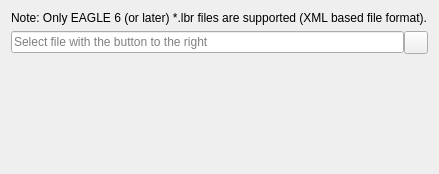
<?xml version="1.0" encoding="UTF-8"?>
<ui version="4.0">
 <class>librepcb::library::editor::EagleLibraryImportWizardPage_ChooseLibrary</class>
 <widget class="QWizardPage" name="librepcb::library::editor::EagleLibraryImportWizardPage_ChooseLibrary">
  <property name="geometry">
   <rect>
    <x>0</x>
    <y>0</y>
    <width>439</width>
    <height>174</height>
   </rect>
  </property>
  <property name="windowTitle">
   <string notr="true">Choose Library</string>
  </property>
  <property name="title">
   <string>Select Library</string>
  </property>
  <property name="subTitle">
   <string>Choose the EAGLE library file to import.</string>
  </property>
  <layout class="QVBoxLayout" name="verticalLayout" stretch="0,0,0">
   <item>
    <widget class="QLabel" name="label_6">
     <property name="text">
      <string>Note: Only EAGLE 6 (or later) *.lbr files are supported (XML based file format).</string>
     </property>
     <property name="wordWrap">
      <bool>true</bool>
     </property>
    </widget>
   </item>
   <item>
    <layout class="QHBoxLayout" name="horizontalLayout_2">
     <property name="spacing">
      <number>0</number>
     </property>
     <item>
      <widget class="QLineEdit" name="edtFilePath">
       <property name="maxLength">
        <number>500</number>
       </property>
       <property name="placeholderText">
        <string>Select file with the button to the right</string>
       </property>
      </widget>
     </item>
     <item>
      <widget class="QToolButton" name="btnChooseFilePath">
       <property name="text">
        <string notr="true"/>
       </property>
       <property name="icon">
        <iconset>
         <normaloff>:/img/actions/search.png</normaloff>:/img/actions/search.png</iconset>
       </property>
      </widget>
     </item>
    </layout>
   </item>
   <item>
    <widget class="QScrollArea" name="sclMessages">
     <property name="focusPolicy">
      <enum>Qt::NoFocus</enum>
     </property>
     <property name="frameShape">
      <enum>QFrame::NoFrame</enum>
     </property>
     <property name="frameShadow">
      <enum>QFrame::Plain</enum>
     </property>
     <property name="widgetResizable">
      <bool>true</bool>
     </property>
     <widget class="QWidget" name="scrollAreaWidgetContents">
      <property name="geometry">
       <rect>
        <x>0</x>
        <y>0</y>
        <width>421</width>
        <height>86</height>
       </rect>
      </property>
      <layout class="QVBoxLayout" name="verticalLayout_2">
       <property name="spacing">
        <number>0</number>
       </property>
       <property name="leftMargin">
        <number>0</number>
       </property>
       <property name="topMargin">
        <number>0</number>
       </property>
       <property name="rightMargin">
        <number>0</number>
       </property>
       <property name="bottomMargin">
        <number>0</number>
       </property>
       <item>
        <widget class="QLabel" name="lblMessages">
         <property name="font">
          <font>
           <italic>true</italic>
          </font>
         </property>
         <property name="text">
          <string notr="true"/>
         </property>
         <property name="textFormat">
          <enum>Qt::PlainText</enum>
         </property>
         <property name="alignment">
          <set>Qt::AlignLeading|Qt::AlignLeft|Qt::AlignTop</set>
         </property>
         <property name="textInteractionFlags">
          <set>Qt::LinksAccessibleByMouse|Qt::TextSelectableByMouse</set>
         </property>
        </widget>
       </item>
      </layout>
     </widget>
    </widget>
   </item>
  </layout>
 </widget>
 <tabstops>
  <tabstop>edtFilePath</tabstop>
  <tabstop>btnChooseFilePath</tabstop>
  <tabstop>sclMessages</tabstop>
 </tabstops>
 <resources/>
 <connections/>
</ui>
